Frame 1 (no input): blank canvas, image omitted
Frame 60 (no input): blank canvas, image omitted
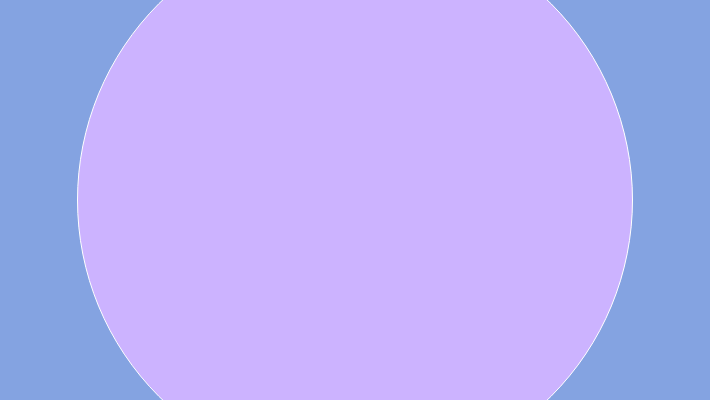
Frame 120 (the mouse pressed at the canvas centre since frame 60)

The p5.js sketch whose frames 1 and 60 were blank and that drew this single picture after the mouse press (run headless with seeded random() and noise() and a simulated clock; from frame 60 on, the mouse is pressed at the canvas centre):

// p5.js sketch
// ── sketch.js
function setup() {
  createCanvas(710, 400);
  background(132, 163, 225); 
}

function draw() {
  variableEllipse(mouseX, mouseY, pmouseX, pmouseY); 
  {fill(204, 179, 255)};
}

function variableEllipse(x, y, px, py) {
  let speed = abs(x - px) + abs(y - py);
  stroke(speed); 
  ellipse(x, y, speed, speed);
}
